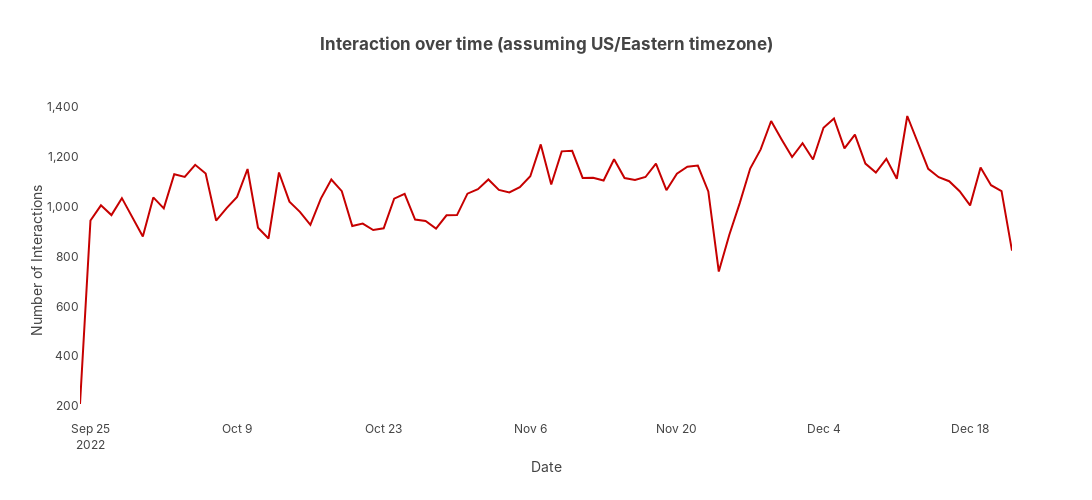

Notebook cell for this chart:
### Code cell
plot_interaction_over_time(train_df, timezone)

### Figure 1 — Plotly figure (JSON) as saved in the notebook; plotly's stock layout.template omitted (floating-point values rounded to 4 significant figures)
{"data": [{"hovertemplate": "Date=%{x}<br>Number of Interactions=%{y}<extra></extra>", "legendgroup": "", "line": {"color": "#c60000", "dash": "solid"}, "marker": {"symbol": "circle"}, "mode": "lines", "name": "", "orientation": "v", "showlegend": false, "type": "scatter", "x": ["2022-09-24", "2022-09-25", "2022-09-26", "2022-09-27", "2022-09-28", "2022-09-29", "2022-09-30", "2022-10-01", "2022-10-02", "2022-10-03", "2022-10-04", "2022-10-05", "2022-10-06", "2022-10-07", "2022-10-08", "2022-10-09", "2022-10-10", "2022-10-11", "2022-10-12", "2022-10-13", "2022-10-14", "2022-10-15", "2022-10-16", "2022-10-17", "2022-10-18", "2022-10-19", "2022-10-20", "2022-10-21", "2022-10-22", "2022-10-23", "2022-10-24", "2022-10-25", "2022-10-26", "2022-10-27", "2022-10-28", "2022-10-29", "2022-10-30", "2022-10-31", "2022-11-01", "2022-11-02", "2022-11-03", "2022-11-04", "2022-11-05", "2022-11-06", "2022-11-07", "2022-11-08", "2022-11-09", "2022-11-10", "2022-11-11", "2022-11-12", "2022-11-13", "2022-11-14", "2022-11-15", "2022-11-16", "2022-11-17", "2022-11-18", "2022-11-19", "2022-11-20", "2022-11-21", "2022-11-22", "2022-11-23", "2022-11-24", "2022-11-25", "2022-11-26", "2022-11-27", "2022-11-28", "2022-11-29", "2022-11-30", "2022-12-01", "2022-12-02", "2022-12-03", "2022-12-04", "2022-12-05", "2022-12-06", "2022-12-07", "2022-12-08", "2022-12-09", "2022-12-10", "2022-12-11", "2022-12-12", "2022-12-13", "2022-12-14", "2022-12-15", "2022-12-16", "2022-12-17", "2022-12-18", "2022-12-19", "2022-12-20", "2022-12-21", "2022-12-22"], "xaxis": "x", "y": [208, 945, 1006, 967, 1035, 956, 881, 1038, 994, 1131, 1120, 1169, 1134, 945, 995, 1040, 1152, 916, 873, 1138, 1021, 980, 928, 1033, 1110, 1063, 923, 933, 907, 914, 1033, 1052, 949, 943, 913, 966, 967, 1053, 1071, 1110, 1068, 1058, 1079, 1123, 1251, 1090, 1223, 1225, 1116, 1117, 1106, 1191, 1116, 1108, 1120, 1174, 1067, 1133, 1161, 1166, 1062, 740, 887, 1015, 1154, 1231, 1345, 1271, 1200, 1256, 1190, 1318, 1355, 1235, 1290, 1174, 1138, 1193, 1113, 1365, 1255, 1153, 1119, 1103, 1063, 1006, 1158, 1087, 1063, 824], "yaxis": "y"}], "layout": {"height": 500, "legend": {"tracegroupgap": 0}, "title": {"text": "Interaction over time (assuming US/Eastern timezone)"}, "width": 1800, "xaxis": {"anchor": "y", "autorange": true, "domain": [0, 1], "range": ["2022-09-24", "2022-12-22"], "title": {"text": "Date"}, "type": "date"}, "yaxis": {"anchor": "x", "autorange": true, "domain": [0, 1], "range": [143.7, 1429.0], "showticklabels": true, "tickformat": ",", "title": {"text": "Number of Interactions"}, "type": "linear"}}}
